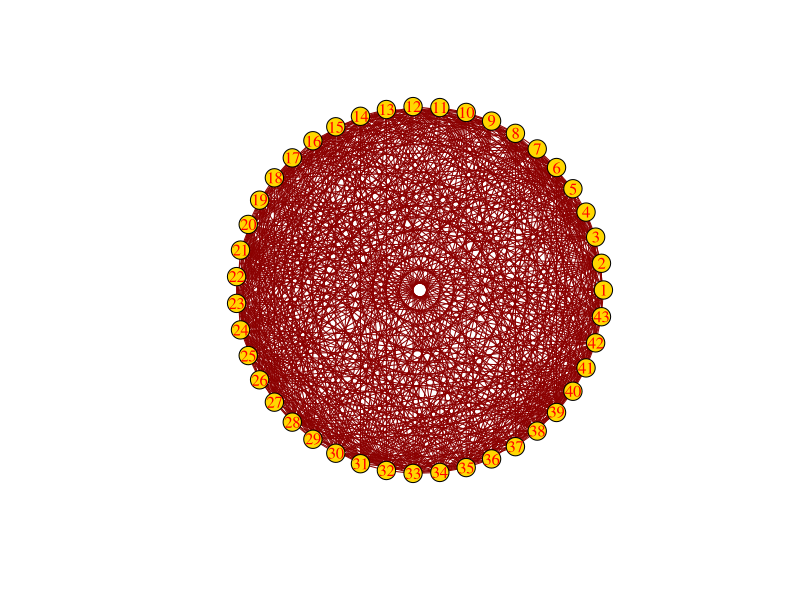
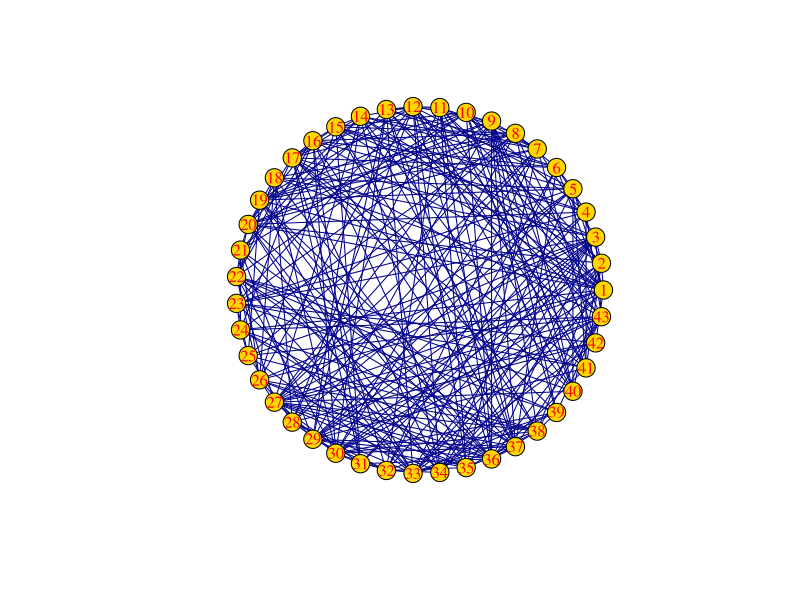
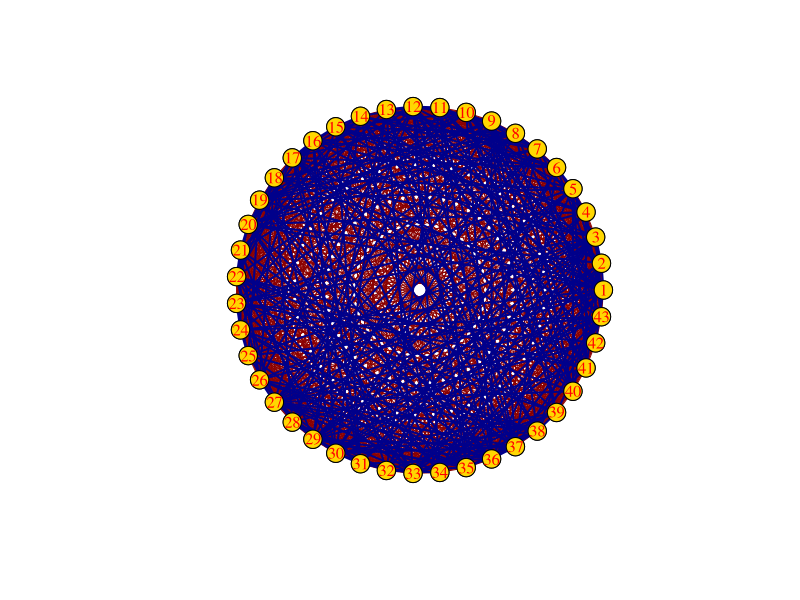

Write the R code that produced these figures, in order.
library(igraph)

set.seed(0)
colors = c("darkred","blue4")
vcol = 'gold'
vlab = 'white'

# 5	5	[43, 49]	Exoo 1989b, McKay and Radziszowski 1995
n = 43
# R(5,5)
cl = 5
m = matrix(rbinom(n^2,1,.7),nrow=n)
m[lower.tri(m)] = 0  # It is an undirected graft
diag(m) = 0 # Avoiding self edges
g = graph_from_adjacency_matrix(m, mode='undirected')


plot(g, layout = layout_in_circle(g),
     edge.curved=0, 
     edge.color=colors[1],
     vertex.size=10, 
     vertex.color=vcol,
     vertex.label.color='red',
     vertex.label.cex=1)



m.bar = matrix(rep(0, nrow(m)^2), nrow=nrow(m))
for(i in 1:nrow(m)){for(j in 1:ncol(m)){m.bar[i,j] <- ifelse(m[i,j]==0,1,0)}}
m.bar[lower.tri(m.bar)] = 0  
diag(m.bar) = 0
g.bar = graph_from_adjacency_matrix(m.bar, mode='undirected')

plot(g.bar, 
     layout=layout_in_circle(g.bar), 
     edge.curved=0, 
     edge.color=colors[2],
     vertex.color=vcol,
     vertex.size=10,
     vertex.label.cex=1,
     vertex.label.color="red")


plot(g, layout = layout_in_circle(g),
     edge.curved=0, 
     edge.color=colors[1],
     vertex.size=10, 
     vertex.color=vcol,
     vertex.label.color='red',
     vertex.label.cex=1)
plot(g.bar, 
     layout=layout_in_circle(g.bar), 
     edge.curved=0, 
     edge.width=2,
     edge.color=colors[2],
     vertex.color=vcol,
     vertex.size=10,
     vertex.label.cex=1,
     vertex.label.color="red",
     add=T)


u = union(g,g.bar)

print(paste("Is the graph complete? ", length(E(u))==n*(n-1)/2))

red.clust = cliques(g, min=cl, max=cl)
print(paste("How many red clicks of size", cl, "are there?", length(red.clust),"."))
blue.clust = cliques(g.bar, min=cl, max=cl)
print(paste("How many blue clicks of size", cl, "are there?", length(blue.clust),'.'))

# Largest clique:

print(paste("The maximum red clique size is", clique_num(g)))
print(paste("The maximum blue clique size is", clique_num(g.bar)))
            